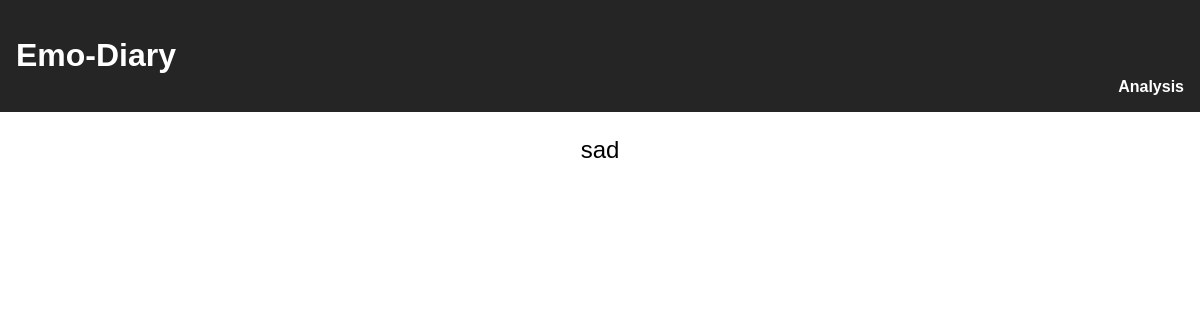
The page /read/1 on the database as committed earlier.
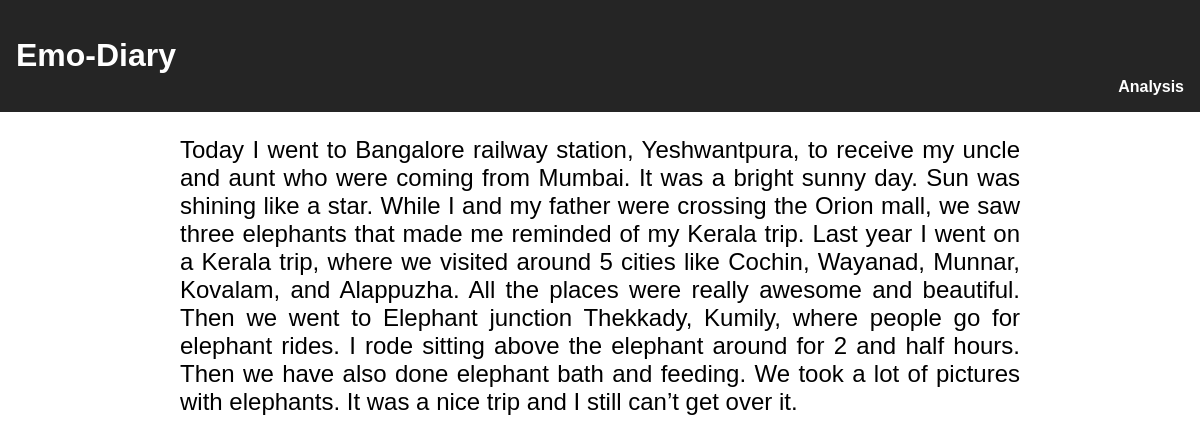
The same page on the database as committed later.
### app.py (models this page shows)
class Todo(db.Model):
    id = db.Column(db.Integer, primary_key=True)
    content = db.Column(db.Text, nullable=False)
    title = db.Column(db.String(200), nullable=True)
    date_created = db.Column(db.DateTime, default=datetime.utcnow)
    sentiment = db.Column(db.Float, nullable=False)
    def __repr__(self):
        return '<Task %r>' % self.id

### app.py (the view)
@app.route('/read/<int:id>')
def read(id):
    task_to_read = Todo.query.get(id)
    print(task_to_read)
    if task_to_read:
        return render_template('read.html', date=task_to_read.date_created.date(), content=task_to_read.content)
    else:
        return render_template('read.html', date="no diary", content="No diary was found")

### templates/read.html (shortened to what this page needs)
{% extends 'base.html' %}
    {% block body %}
    <div style="display: flex; justify-content: center; margin: auto 15%;">
        <p class="diary-content">{{ content }}</p>
    </div>
    {% endblock %}

Rows that differ between the two databases and show on the page:
changed Todo: content "sad" → "Today I went to Bangalore railway station, Yeshwantpura, to receive my uncle and aunt who were coming from Mumbai. It was a bright sunny day. Sun was shining like a star. While I and my father were crossing the Orion mall, we saw three elephants that made me reminded of my Kerala trip. Last year I went on a Kerala trip, where we visited around 5 cities like Cochin, Wayanad, Munnar, Kovalam, and Alappuzha. All the places were really awesome and beautiful. Then we went to Elephant junction Thekkady, Kumily, where people go for elephant rides. I rode sitting above the elephant around for 2 and half hours. Then we have also done elephant bath and feeding. We took a lot of pictures with…"
